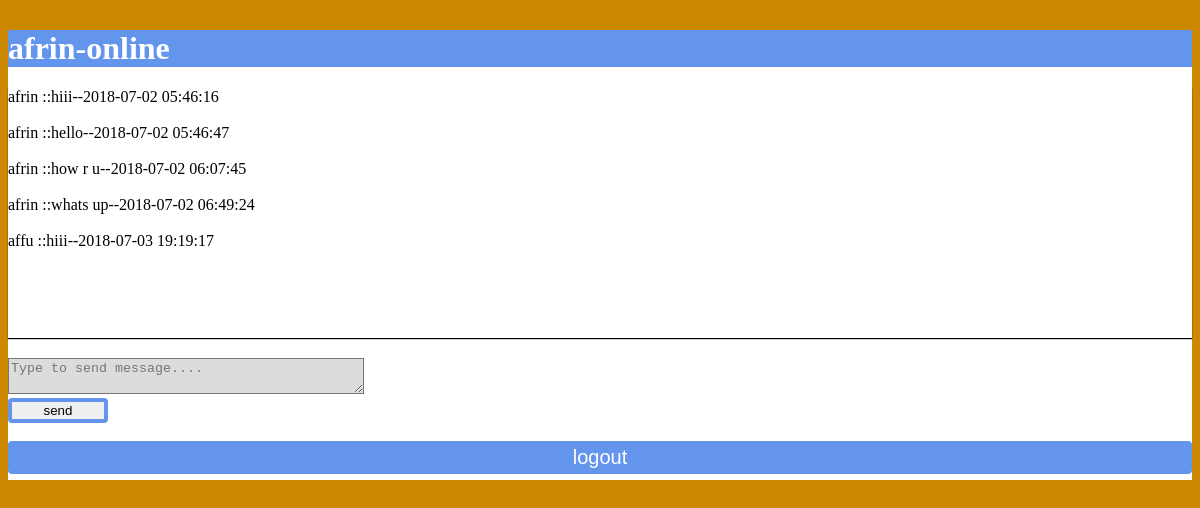
Screenshot of /home.php (signed in) with the database file from the repository.
### tables this page shows
CREATE TABLE `posts` (
  `id` int(11) NOT NULL,
  `msg` varchar(200) NOT NULL,
  `name` varchar(200) NOT NULL,
  `date` timestamp NOT NULL DEFAULT CURRENT_TIMESTAMP
);

### home.php (the view, shortened to what this page needs)
<?php
include 'dbh.php';
?>
<!DOCTYPE html>
<html>
<head>
	<link rel="stylesheet" type="text/css" href="home.css">
</head>
<body>
<div id="main">
<h1 style="background-color: #6495ed;color: white;"><?php echo
$_SESSION['name'] ?>-online</h1>
	<div class="output">
		<?php $sql="SELECT * FROM posts";
	$result=$conn->query($sql);
	if($result->num_rows>0){
		while($row=$result->fetch_assoc()){
			echo"".$row["name"]." "."::" .$row["msg"]."--" .$row["date"]. "<br>";
			echo "<br>";
		}
	} else {
		echo "0 results";
	}
	?>
	</div>
<form method="post" action="send.php">
<textarea name="msg" placeholder="Type to send message...." class="form-control"></textarea><br>
<input type="submit" value="send">
</form>
<br>
<form action="logout.php">
<input style="width: 100%; background-color: #6495ed;color: white;font-size: 20px;" type="submit" value="logout">
</form>
</div>
</body>
</html>

### home.css (style rules this page uses)
#main { height: 450px; background-color: white; margin-top: 30px; }
.output { background-color: white; box-shadow: 0px 1px 1px #000; height: 250px; margin-bottom: 20px; overflow: scroll; }
input[type=submit] { width: 100px; box-sizing: border-box; border:4px solid #6495ed; border-radius: 4px; }
textarea { background-color: #dcdcdc; width: 350px; }
body { background-color: #cc8800; }

### rows the page displays
posts: name "afrin", msg "hiii", date "2018-07-02 05:46:16"
posts: name "afrin", msg "hello", date "2018-07-02 05:46:47"
posts: name "afrin", msg "how r u", date "2018-07-02 06:07:45"
posts: name "afrin", msg "whats up", date "2018-07-02 06:49:24"
posts: name "affu", msg "hiii", date "2018-07-03 19:19:17"

### other values shown
$_SESSION['name'] "afrin"
